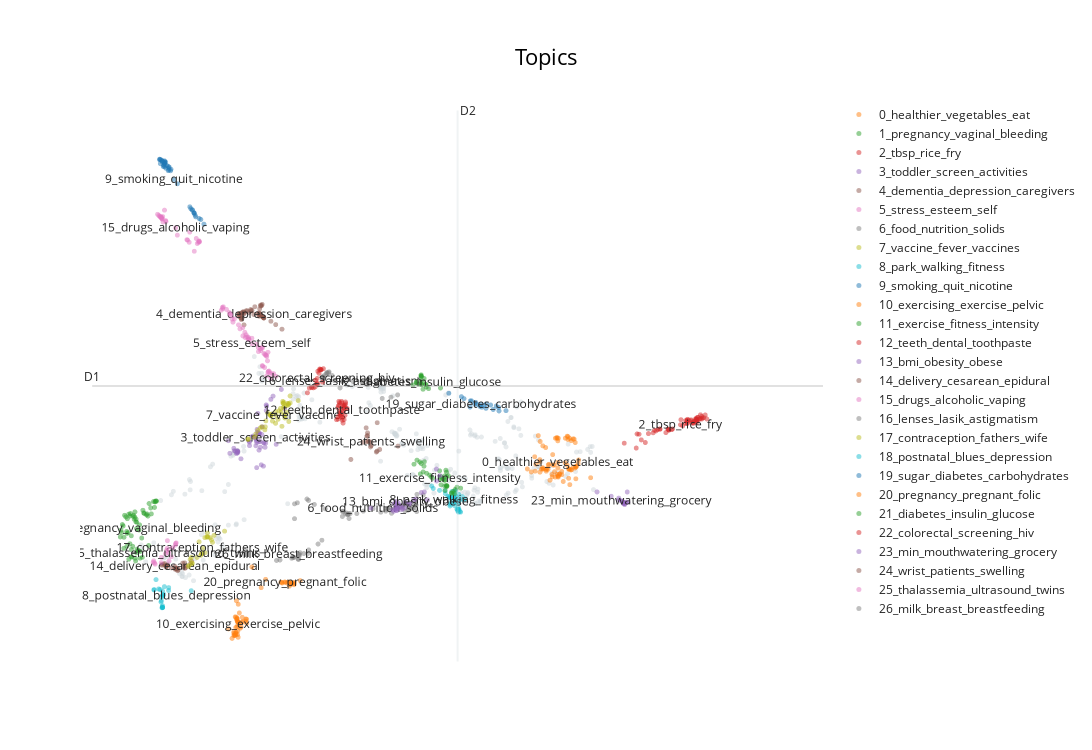

The code cell stored with this chart in its notebook:
### Code cell
top_topics = topic_model.get_topic_freq()["Topic"].tolist()
embeddings = topic_model.umap_model.embedding_
hover_data = [
    f"{title} - Topic {topic}"
    for title, topic in zip(doc_titles, topics)
]
visualization = topic_model.visualize_documents(
    hover_data,
    reduced_embeddings=embeddings,
    topics=top_topics,
    title="Topics",
)
visualization.show()
